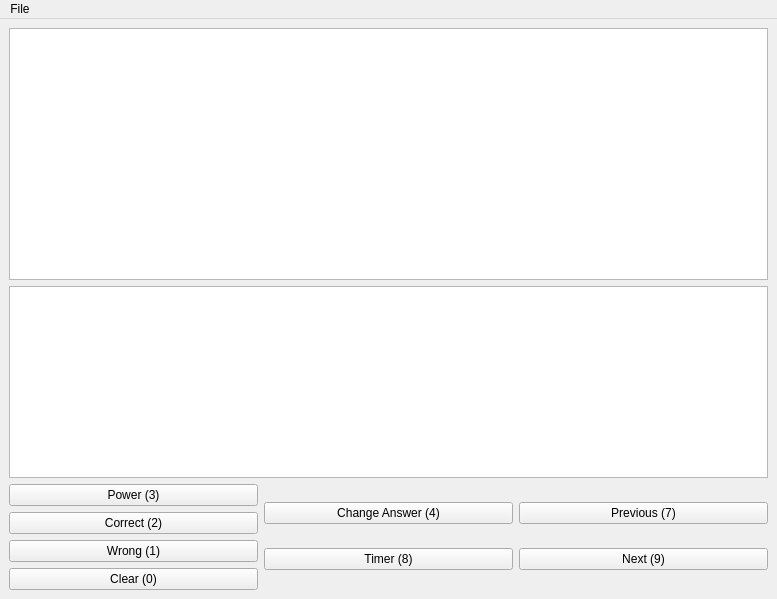
<?xml version="1.0" encoding="UTF-8"?>
<ui version="4.0">
 <class>MainWindow</class>
 <widget class="QMainWindow" name="MainWindow">
  <property name="geometry">
   <rect>
    <x>0</x>
    <y>0</y>
    <width>777</width>
    <height>599</height>
   </rect>
  </property>
  <property name="windowTitle">
   <string>MainWindow</string>
  </property>
  <widget class="QWidget" name="widget">
   <layout class="QGridLayout" name="gridLayout">
    <item row="0" column="0">
     <layout class="QVBoxLayout" name="verticalLayout" stretch="1,0,0">
      <item>
       <widget class="QTextBrowser" name="Question">
        <property name="font">
         <font>
          <pointsize>14</pointsize>
         </font>
        </property>
       </widget>
      </item>
      <item>
       <layout class="QHBoxLayout" name="horizontalLayout_2">
        <item>
         <widget class="QTextEdit" name="Answer">
          <property name="font">
           <font>
            <pointsize>14</pointsize>
           </font>
          </property>
         </widget>
        </item>
       </layout>
      </item>
      <item>
       <layout class="QHBoxLayout" name="horizontalLayout">
        <item>
         <layout class="QVBoxLayout" name="verticalLayout_3">
          <item>
           <widget class="QPushButton" name="Power">
            <property name="text">
             <string>Power (3)</string>
            </property>
           </widget>
          </item>
          <item>
           <widget class="QPushButton" name="Correct">
            <property name="text">
             <string>Correct (2)</string>
            </property>
           </widget>
          </item>
          <item>
           <widget class="QPushButton" name="Negative">
            <property name="text">
             <string>Wrong (1)</string>
            </property>
           </widget>
          </item>
          <item>
           <widget class="QPushButton" name="Clear">
            <property name="text">
             <string>Clear (0)</string>
            </property>
           </widget>
          </item>
         </layout>
        </item>
        <item>
         <layout class="QVBoxLayout" name="verticalLayout_6">
          <item>
           <widget class="QPushButton" name="Change">
            <property name="text">
             <string>Change Answer (4)</string>
            </property>
           </widget>
          </item>
          <item>
           <widget class="QPushButton" name="Timer">
            <property name="text">
             <string>Timer (8)</string>
            </property>
           </widget>
          </item>
         </layout>
        </item>
        <item>
         <layout class="QVBoxLayout" name="verticalLayout_4">
          <item>
           <widget class="QPushButton" name="Previous">
            <property name="text">
             <string>Previous (7)</string>
            </property>
           </widget>
          </item>
          <item>
           <widget class="QPushButton" name="Next">
            <property name="text">
             <string>Next (9)</string>
            </property>
           </widget>
          </item>
         </layout>
        </item>
       </layout>
      </item>
     </layout>
    </item>
   </layout>
  </widget>
  <widget class="QMenuBar" name="menubar">
   <property name="geometry">
    <rect>
     <x>0</x>
     <y>0</y>
     <width>777</width>
     <height>22</height>
    </rect>
   </property>
   <widget class="QMenu" name="menuFile">
    <property name="title">
     <string>File</string>
    </property>
    <addaction name="actionNew_Game"/>
   </widget>
   <addaction name="menuFile"/>
  </widget>
  <action name="actionNew_Game">
   <property name="text">
    <string>New Game</string>
   </property>
  </action>
 </widget>
 <resources/>
 <connections/>
</ui>
